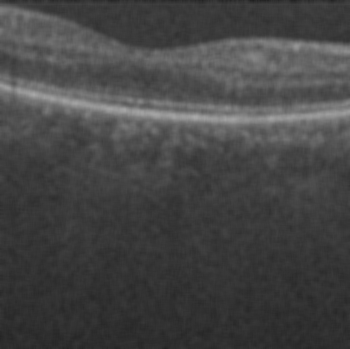
#> input picture retina2movingavg/172.bmp, 350 x 349 px
$ python sobel.py
#> lines starting #> are read from the running program, lines starting #| are printed output that depends on the picture
from PIL import Image
import numpy as np
from scipy.signal import convolve2d
from scipy import ndimage
import cv2
from scipy import signal

# Load the input image
img = Image.open("retina2movingavg/172.bmp")
#> img is the input picture: PIL image 350x349 L; min 32, max 169, mean 69

# Convert the image to grayscale
img_gray = img.convert("L")

# Convert the image to a numpy array
img_arr = np.array(img_gray)

# Define the Gaussian kernel
# gaussian_kernel = (
#     np.array(
#         [
#             [1, 4,  6,  4,  1],
#             [4, 16, 24, 16, 4],
#             [6, 24, 36, 24, 6],
#             [4, 16, 24, 16, 4],
#             [1, 4,  6,  4,  1]
#         ]
#     )
#     / 256
# )


def gaussian_kernel(size, sigma):
    x, y = np.meshgrid(np.arange(-size // 2 + 1, size // 2 + 1),
                       np.arange(-size // 2 + 1, size // 2 + 1))
    kernel = np.exp(-((x ** 2 + y ** 2) / (2 * sigma ** 2)))
    return kernel / np.sum(kernel)


gaussian_kernel = gaussian_kernel(3, 3)

# Apply the Gaussian kernel using convolve2d
img_smooth = convolve2d(img_arr, gaussian_kernel, mode="same")

# Define the Sobel operator kernels
sobel_v = np.array([[-1, 0, 1],
                    [-2, 0, 2],
                    [-1, 0, 1]])

sobel_h = np.array([[-1, -2, -1],
                    [0, 0, 0],
                    [1, 2, 1]])


# Apply the Sobel operator using convolve
vertical = ndimage.convolve(img_smooth, sobel_v)
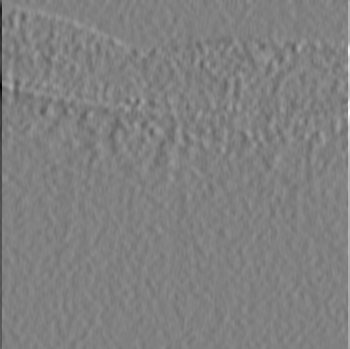
#> vertical: shape (349, 350) float64; min -199.6, max 195.6, mean 0; drawn with min black and max white
horizontal = ndimage.convolve(img_smooth, sobel_h)
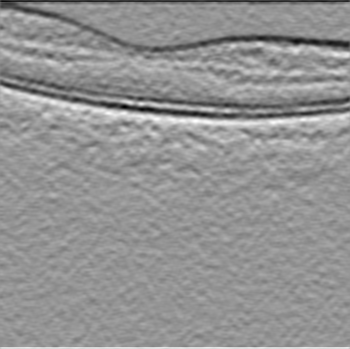
#> horizontal: shape (349, 350) float64; min -120.1, max 87.36, mean 0.1; drawn with min black and max white

# Compute the edge image using the squared magnitudes of horizontal and vertical
edged_img = np.sqrt(np.square(horizontal) + np.square(vertical))
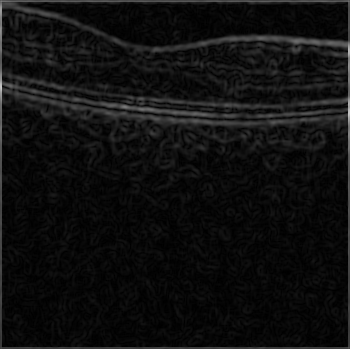
#> edged_img: shape (349, 350) float64; min 0.0471, max 203.5, mean 15.5
# edged_img *= 256
edged_img = edged_img.astype('uint8')

# # Convert the filtered image back to a PIL image
img_filtered_pil = Image.fromarray(edged_img.astype(np.uint8))

# # Save the filtered image
img_filtered_pil.save("sobel7x3wMA.jpg")
img_smooth = img_smooth.astype(np.uint8)
cv2.imshow("Filtered Image", edged_img)
cv2.waitKey(0)
cv2.destroyAllWindows()

$ run again, with retina2movingavg/175.bmp copied over retina2movingavg/172.bmp
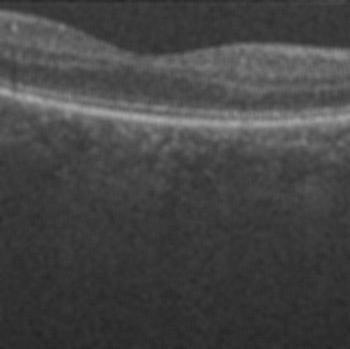
#> input picture retina2movingavg/175.bmp, 350 x 349 px
#> img is the input picture: PIL image 350x349 L; min 34, max 168, mean 69
#> `horizontal = ndimage.convolve(img_smooth, sobel_h)`:
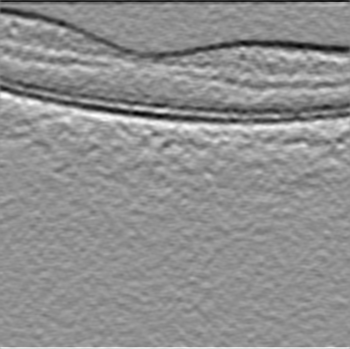
#> horizontal: shape (349, 350) float64; min -109.7, max 84.32, mean 0.1; drawn with min black and max white
#> `edged_img = np.sqrt(np.square(horizontal) + np.square(vertical))`:
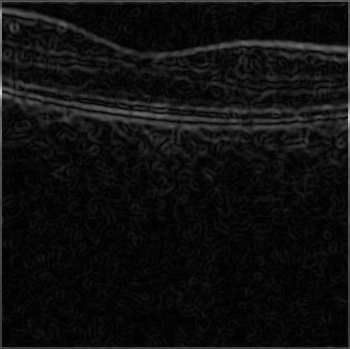
#> edged_img: shape (349, 350) float64; min 0.0278, max 217.5, mean 15.6

$ run again, with retina2movingavg/176.bmp copied over retina2movingavg/172.bmp
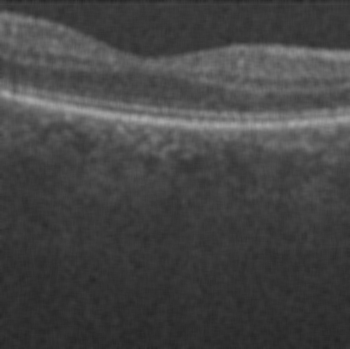
#> input picture retina2movingavg/176.bmp, 350 x 349 px
#> img is the input picture: PIL image 350x349 L; min 37, max 168, mean 69
#> `horizontal = ndimage.convolve(img_smooth, sobel_h)`:
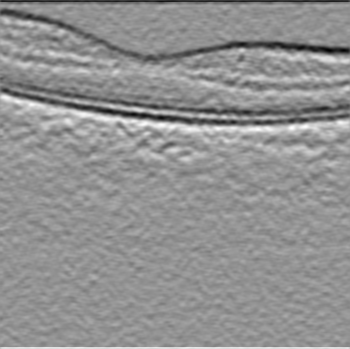
#> horizontal: shape (349, 350) float64; min -115.7, max 86.14, mean 0; drawn with min black and max white
#> `edged_img = np.sqrt(np.square(horizontal) + np.square(vertical))`:
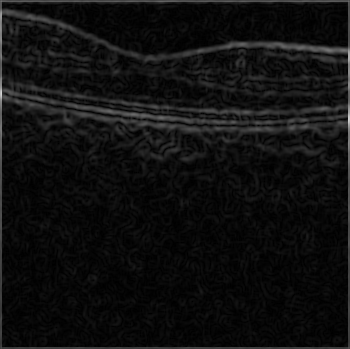
#> edged_img: shape (349, 350) float64; min 0.028, max 214.6, mean 15.7
